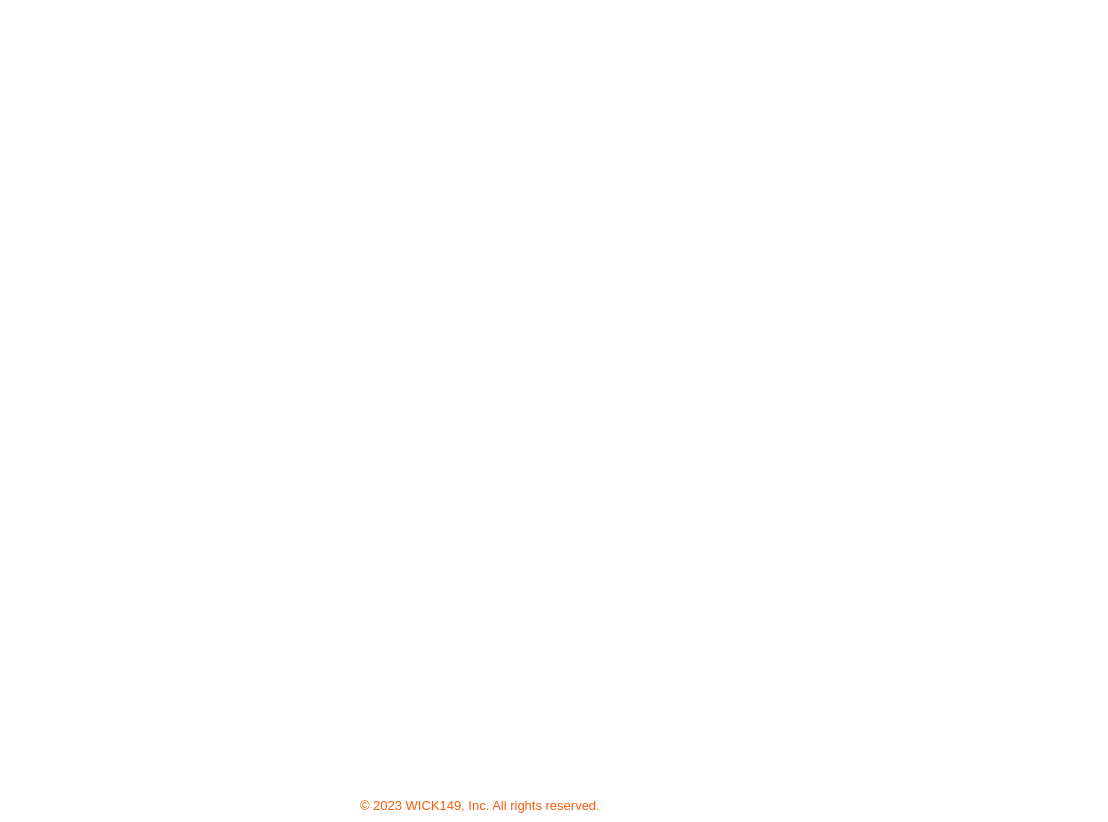
<?xml version="1.0" encoding="UTF-8"?>
<ui version="4.0">
 <class>Dialog</class>
 <widget class="QDialog" name="Dialog">
  <property name="geometry">
   <rect>
    <x>0</x>
    <y>0</y>
    <width>1108</width>
    <height>822</height>
   </rect>
  </property>
  <property name="windowTitle">
   <string>Checkout Relational Schema</string>
  </property>
  <property name="styleSheet">
   <string notr="true">background-color: rgb(255, 255, 255);</string>
  </property>
  <widget class="QLabel" name="display">
   <property name="geometry">
    <rect>
     <x>50</x>
     <y>30</y>
     <width>1011</width>
     <height>741</height>
    </rect>
   </property>
   <property name="text">
    <string/>
   </property>
  </widget>
  <widget class="QLabel" name="label_4">
   <property name="geometry">
    <rect>
     <x>360</x>
     <y>790</y>
     <width>331</width>
     <height>31</height>
    </rect>
   </property>
   <property name="palette">
    <palette>
     <active>
      <colorrole role="WindowText">
       <brush brushstyle="SolidPattern">
        <color alpha="255">
         <red>255</red>
         <green>90</green>
         <blue>8</blue>
        </color>
       </brush>
      </colorrole>
      <colorrole role="Button">
       <brush brushstyle="SolidPattern">
        <color alpha="255">
         <red>255</red>
         <green>255</green>
         <blue>255</blue>
        </color>
       </brush>
      </colorrole>
      <colorrole role="Base">
       <brush brushstyle="SolidPattern">
        <color alpha="255">
         <red>255</red>
         <green>255</green>
         <blue>255</blue>
        </color>
       </brush>
      </colorrole>
      <colorrole role="Window">
       <brush brushstyle="SolidPattern">
        <color alpha="255">
         <red>255</red>
         <green>255</green>
         <blue>255</blue>
        </color>
       </brush>
      </colorrole>
     </active>
     <inactive>
      <colorrole role="WindowText">
       <brush brushstyle="SolidPattern">
        <color alpha="255">
         <red>255</red>
         <green>90</green>
         <blue>8</blue>
        </color>
       </brush>
      </colorrole>
      <colorrole role="Button">
       <brush brushstyle="SolidPattern">
        <color alpha="255">
         <red>255</red>
         <green>255</green>
         <blue>255</blue>
        </color>
       </brush>
      </colorrole>
      <colorrole role="Base">
       <brush brushstyle="SolidPattern">
        <color alpha="255">
         <red>255</red>
         <green>255</green>
         <blue>255</blue>
        </color>
       </brush>
      </colorrole>
      <colorrole role="Window">
       <brush brushstyle="SolidPattern">
        <color alpha="255">
         <red>255</red>
         <green>255</green>
         <blue>255</blue>
        </color>
       </brush>
      </colorrole>
     </inactive>
     <disabled>
      <colorrole role="WindowText">
       <brush brushstyle="SolidPattern">
        <color alpha="255">
         <red>120</red>
         <green>120</green>
         <blue>120</blue>
        </color>
       </brush>
      </colorrole>
      <colorrole role="Button">
       <brush brushstyle="SolidPattern">
        <color alpha="255">
         <red>255</red>
         <green>255</green>
         <blue>255</blue>
        </color>
       </brush>
      </colorrole>
      <colorrole role="Base">
       <brush brushstyle="SolidPattern">
        <color alpha="255">
         <red>255</red>
         <green>255</green>
         <blue>255</blue>
        </color>
       </brush>
      </colorrole>
      <colorrole role="Window">
       <brush brushstyle="SolidPattern">
        <color alpha="255">
         <red>255</red>
         <green>255</green>
         <blue>255</blue>
        </color>
       </brush>
      </colorrole>
     </disabled>
    </palette>
   </property>
   <property name="font">
    <font>
     <pointsize>10</pointsize>
     <underline>false</underline>
    </font>
   </property>
   <property name="text">
    <string>© 2023 WICK149, Inc. All rights reserved.</string>
   </property>
  </widget>
 </widget>
 <resources/>
 <connections/>
</ui>
